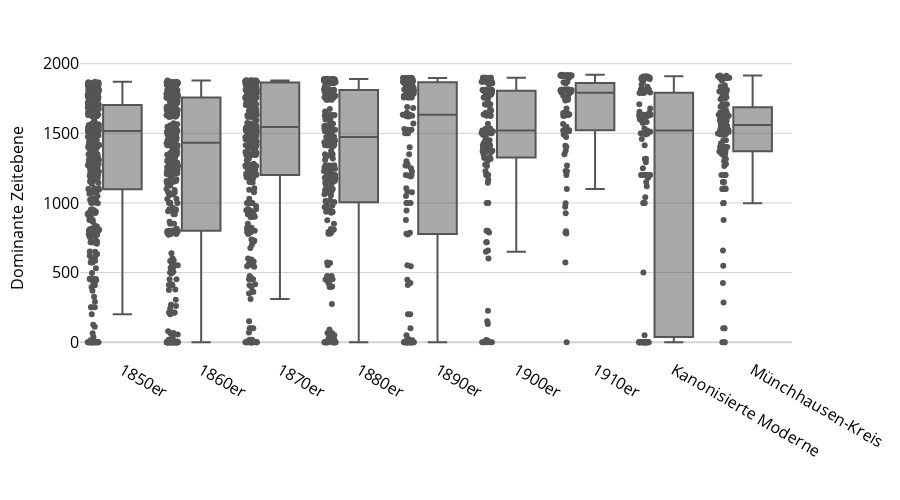

Notebook source saved alongside this figure:
### Code cell
meta_plot_1850 = meta_anth.query("1850<=year<=1859").copy()
meta_plot_1850['corpus'] = '1850er'
meta_plot_1860 = meta_anth.query("1860<=year<=1869").copy()
meta_plot_1860['corpus'] = '1860er'
meta_plot_1870 = meta_anth.query("1870<=year<=1879").copy()
meta_plot_1870['corpus'] = '1870er'
meta_plot_1880 = meta_anth.query("1880<=year<=1889").copy()
meta_plot_1880['corpus'] = '1880er'
meta_plot_1890 = meta_anth.query("1890<=year<=1899").copy()
meta_plot_1890['corpus'] = '1890er'
meta_plot_1900 = meta_anth.query("1900<=year<=1909").copy()
meta_plot_1900['corpus'] = '1900er'
meta_plot_1910 = meta_anth.query("1910<=year<=1918").copy()
meta_plot_1910['corpus'] = '1910er'
meta_modcanon['corpus'] = 'Kanonisierte Moderne'
meta_muench['corpus'] = 'Münchhausen-Kreis'

meta_plot = pd.concat([
    meta_plot_1850, meta_plot_1860, meta_plot_1870, meta_plot_1880,
    meta_plot_1890, meta_plot_1900, meta_plot_1910, meta_modcanon, meta_muench
])
meta_plot['zeit_mitte'] = meta_plot['zeit_mitte'].clip(0)

fig = px.box(
    meta_plot,
    x = 'corpus',
    y = 'zeit_mitte',
    points = 'all',
    labels = {'corpus' : '', 'zeit_mitte' : 'Dominante Zeitebene'},
    # color_discrete_sequence=['grey']
)
fig.update_layout(
    width=900, height=500,
    xaxis=dict(tickfont=dict(size=16), titlefont=dict(size=16)),
    yaxis=dict(tickfont=dict(size=16), titlefont=dict(size=16)),
    legend=dict(font = dict(size=16), traceorder = 'normal'),
    showlegend=False
)
fig = update_fig_for_publication(fig, make_grey=True)
fig.write_image(f"plots/6.6 Behandelte Zeiten im Zeitverlauf.pdf")
fig.show()

### Figure 1 — Plotly figure (JSON) as saved in the notebook; plotly's stock layout.template omitted (floating-point values rounded to 4 significant figures; data arrays with more than 128 entries replaced by an {"elided": "..."} marker saying what was removed)
{"data": [{"alignmentgroup": "True", "boxpoints": "all", "hovertemplate": "=%{x}<br>Dominante Zeitebene=%{y}<extra></extra>", "legendgroup": "", "line": {"color": "#555555"}, "marker": {"color": "#555555"}, "name": "", "notched": false, "offsetgroup": "", "orientation": "v", "showlegend": false, "type": "box", "x": {"elided": "2103 str values"}, "x0": " ", "xaxis": "x", "y": {"elided": "2103 float values"}, "y0": " ", "yaxis": "y"}], "layout": {"boxmode": "group", "font": {"color": "black"}, "height": 500, "legend": {"bordercolor": "black", "borderwidth": 1, "font": {"size": 16}, "tracegroupgap": 0, "traceorder": "normal"}, "margin": {"t": 60}, "paper_bgcolor": "white", "plot_bgcolor": "white", "showlegend": false, "width": 900, "xaxis": {"anchor": "y", "autorange": true, "color": "black", "domain": [0, 1], "gridcolor": "white", "range": [-0.5384, 8.5], "showgrid": false, "tickfont": {"size": 16}, "title": {"font": {"size": 16}, "text": ""}, "type": "category"}, "yaxis": {"anchor": "x", "autorange": true, "color": "black", "domain": [0, 1], "gridcolor": "lightgray", "range": [-106.7, 2027.0], "tickfont": {"size": 16}, "title": {"font": {"size": 16}, "text": "Dominante Zeitebene"}, "type": "linear", "zerolinecolor": "lightgray"}}}
